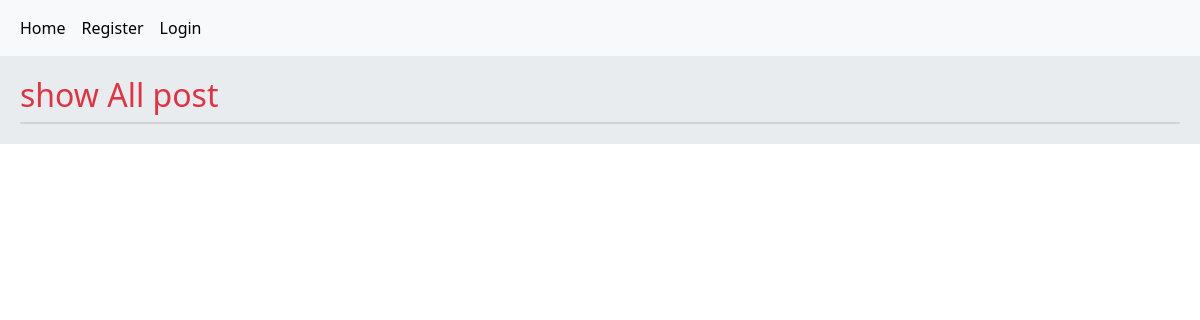
The app's page /, older data.
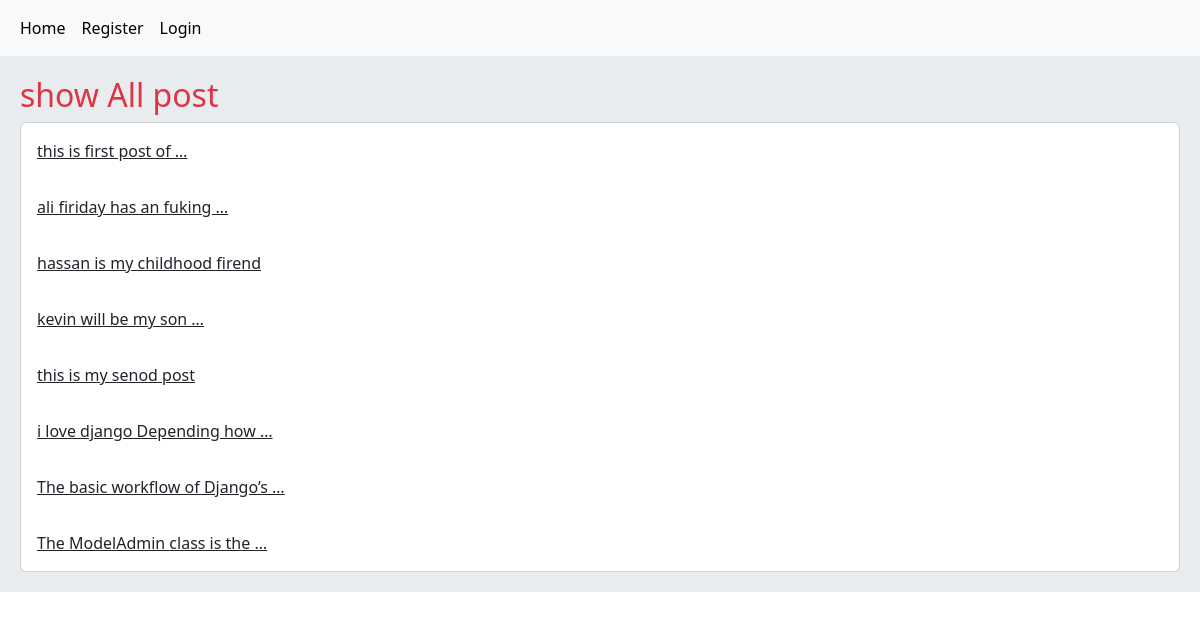
The same page, newer data.
### home/models.py (models this page shows, shortened)
class Post(models.Model):
    user = models.ForeignKey(User, on_delete=models.CASCADE)
    title = models.CharField(max_length=200)
    body = models.TextField()
    slug = models.SlugField(unique=True)
    created = models.DateTimeField(auto_now_add=True)
    updated = models.DateTimeField(auto_now=True)
    def get_absolute_url(self):
        return reverse('home:post_detail', kwargs={'pk': self.pk, 'slug': self.slug})

### home/views.py (the view)
# urls.py: path('', views.HomeView.as_view(), name='home'),
class HomeView(View):
    def get(self, request):
        posts = Post.objects.all()
        return render(request, 'home/index.html', {'posts': posts})

### home/templates/home/index.html (shortened to what this page needs)
{% extends 'master.html' %}
{% block body %}
    <h2 class="text-danger">show All post</h2>
    <div class="card">
    {% for post in posts %}
        <a href="{{ post.get_absolute_url }}"
           class="card-body">{{ post.body|truncatewords:5 }}</a>
    {% endfor %}
{% endblock %}

### templates/master.html (shortened to what this page needs)
<!DOCTYPE html>
<html lang="en">
<head>
 {% load bootstrap5 %}
  {% bootstrap_css %}
</head>
<body>
{% include 'includes/navbar.html' %}
<div class="jumbotron">
    {% block body  %}
{% endblock %}
</div>
</body>
</html>

### templates/includes/navbar.html
<nav class="navbar navbar-expand-lg bg-body-tertiary bg-dark ">
  <div class="container-fluid">
    <div class="collapse navbar-collapse" id="navbarNavAltMarkup">
      <div class="navbar-nav">
        <a class="nav-link active"  href="{% url 'home:home' %}">Home</a>
       </div>
        <div class="navbar-nav">
           {% if  request.user.is_authenticated%}
               <a class="nav-link active"  href="{% url 'account:user_profile' request.user.pk%}">Profile</a>
           	 <a class="nav-link active"  href="{% url 'account:user_logout' %}">Logout</a>
           {% else %}
               <a class="nav-link active"  href="{% url 'account:user_register' %}">Register</a>
            <a class="nav-link active"  href="{% url 'account:user_login' %}">Login</a>
        {% endif%}
       </div>
    </div>
  </div>
</nav>

### templates/master.html (style rules this page uses)
.jumbotron { padding: 20px; margin-bottom: 20px; background-color: #e9ecef; }

Row changes from the older to the newer data that the page shows:
added Post: body "this is first post of …"
added Post: body "ali firiday has an fuking …"
added Post: body "hassan is my childhood firend"
added Post: body "kevin will be my son …"
added Post: body "this is my senod post"
added Post: body "i love django Depending how …"
added Post: body "The basic workflow of Django’s …"
added Post: body "The ModelAdmin class is the …"
